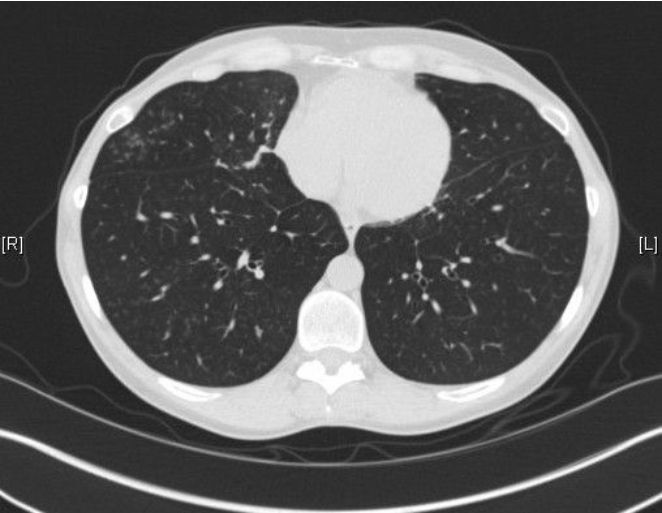
%> input picture Discussion/Lecture_18_edge_linking/ct-lung-scan.jpg, 662 x 513 px
$ octave edge_linking.m   (GNU Octave 9; MATLAB toolbox functions it lacks are replaced by stand-ins)
%> lines starting %> are read from the running program, lines starting %| are printed output that depends on the picture; in (x1, y1, x2, y2) boxes, pixels count from 0 and x2, y2 are one past the last pixel; in counts of white or black regions, pixels touching at a corner belong together; the program's own positions count from 1
I = imread('ct-lung-scan.jpg');
%> I is the input picture: size 513x662x3 uint8; min 0, max 255, mean 94.7
BW = im2bw(I);
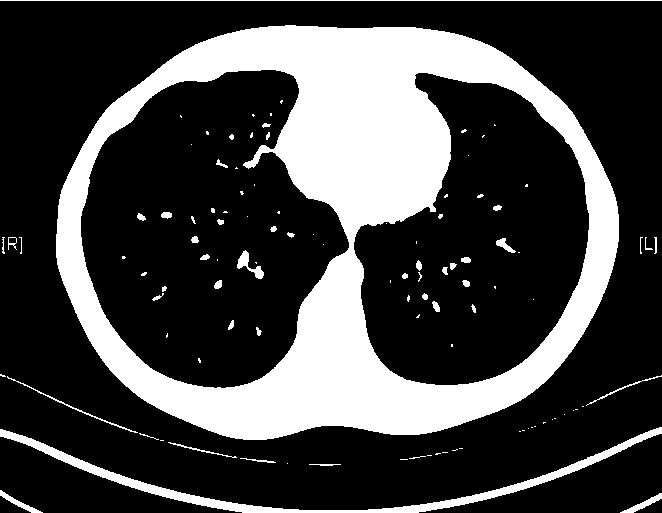
%> BW: size 513x662 logical; 26.4% white; 108 white regions (63 under 20 px), largest, box (x1, y1, x2, y2) and area: (56, 25, 619, 440) 81219, (0, 427, 662, 513) 4852, (0, 0, 662, 1) 662
figure;imshow(BW);
dim = size(BW)
%> dim = [513 662]
col = round(dim(2)/2)-90;
%> col = 241
row = min(find(BW(:,col)));
%> row = 1
boundary = bwtraceboundary(BW,[row, col],'N');
%> boundary = 1323 rows, first 12: [1 241; 1 242; 1 243; 1 244; 1 245; 1 246; 1 247; 1 248; 1 249; 1 250; 1 251; 1 252]
figure;imshow(I);
hold on;
plot(boundary(:,2),boundary(:,1),'g','LineWidth',3);
BW_filled = imfill(BW,'holes');
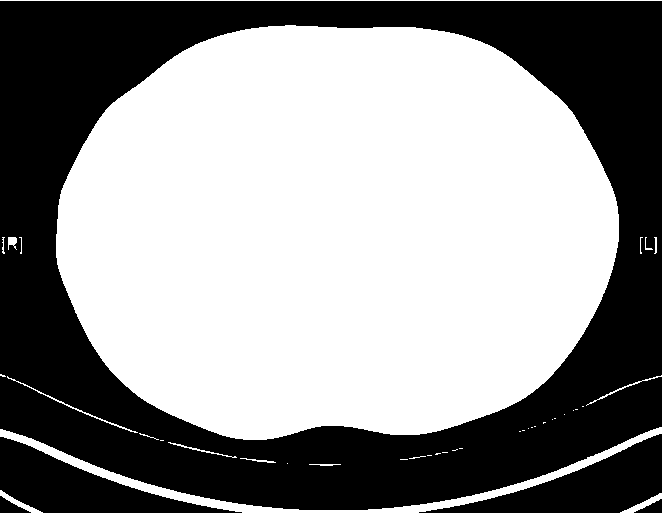
%> BW_filled: size 513x662 logical; 57.6% white; 5 black regions, box (x1, y1, x2, y2) and area: (0, 1, 662, 510) 128512, (419, 434, 662, 513) 7618, (0, 437, 242, 513) 7472, (0, 496, 31, 513) 264, (634, 499, 662, 513) 204
boundaries = bwboundaries(BW_filled);
%> boundaries = 39 boundaries; largest, box (x1, y1, x2, y2) and points: (56, 25, 619, 440) 1433, (0, 427, 662, 513) 1337, (0, 0, 662, 1) 1323, (7, 376, 138, 433) 262, (586, 375, 662, 406) 152
% figure;
for k=1:10
   b = boundaries{k};
   plot(b(:,2),b(:,1),'g','LineWidth',3);
end

BW = imbinarize(rgb2gray(I));
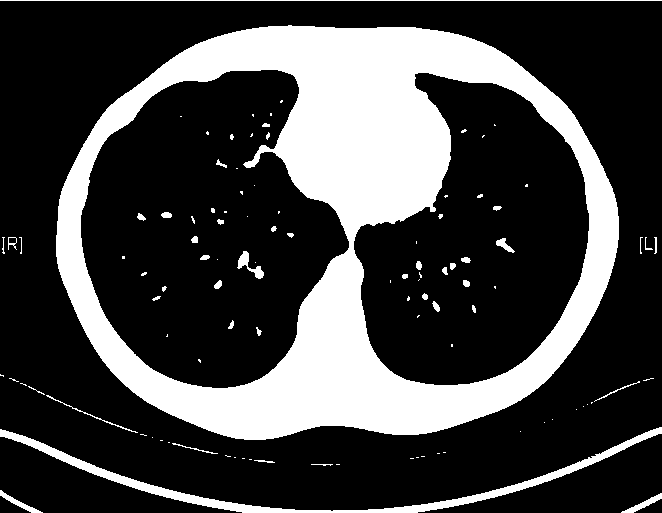
%> BW: size 513x662 logical; 26.1% white; 105 white regions (62 under 20 px), largest, box (x1, y1, x2, y2) and area: (56, 25, 619, 440) 80882, (0, 427, 662, 513) 4706, (0, 0, 662, 1) 662

[B,L] = bwboundaries(BW,'noholes');
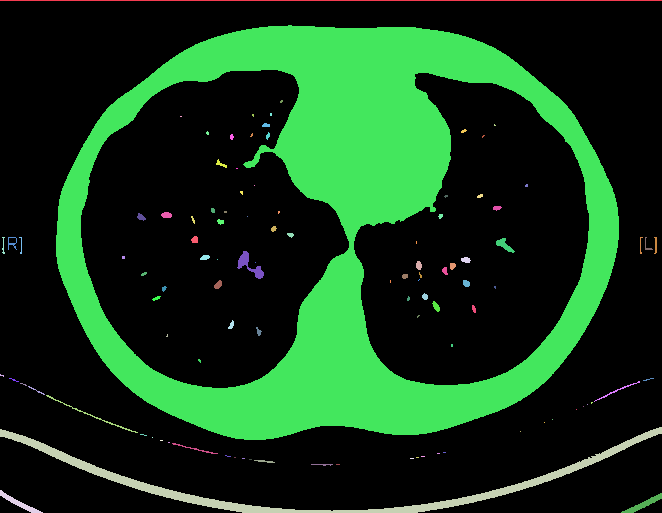
%> L: size 513x662 double; 106 distinct labels, from 0 to 105; one colour per label, 0 black
%> B = 105 boundaries; largest, box (x1, y1, x2, y2) and points: (56, 25, 619, 440) 1434, (0, 427, 662, 513) 1341, (0, 0, 662, 1) 1323, (46, 395, 138, 433) 184, (594, 381, 640, 402) 92
imshow(label2rgb(L, @jet, [.5 .5 .5]))
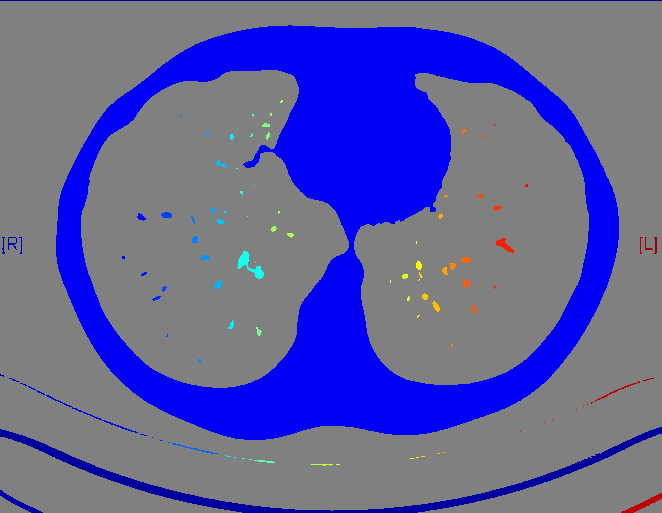
%> displayed picture: size 513x662x3, on the screen's scale of 0 to 255; mean R, G, B 95.3, 95.3, 156.6
hold on
for k = 1:length(B)
   boundary = B{k};
   plot(boundary(:,2), boundary(:,1), 'w', 'LineWidth', 2)
end
%> this loop made 105 passes
%> boundary on passes 18, 19, 22, 23, 25, 35, 40, 41, 44, 45, 46, 48: [438 153; 438 153], [441 161; 441 162; 441 163; 441 162; 441 161], [337 167; 336 168; 335 168; 336 168; 337 168; 337 167], [443 169; 443 170; 443 169], [117 181; 117 182; 117 181], [260 218; 260 218], [458 235; 458 236; 458 235], [169 237; 169 238; 169 237], [459 243; 459 244; 459 245; 459 244; 459 243], [217 248; 217 248], [460 250; 460 251; 460 252; 460 251; 460 250], [115 253; 115 254; 116 254; 117 254; 116 253; 115 253]
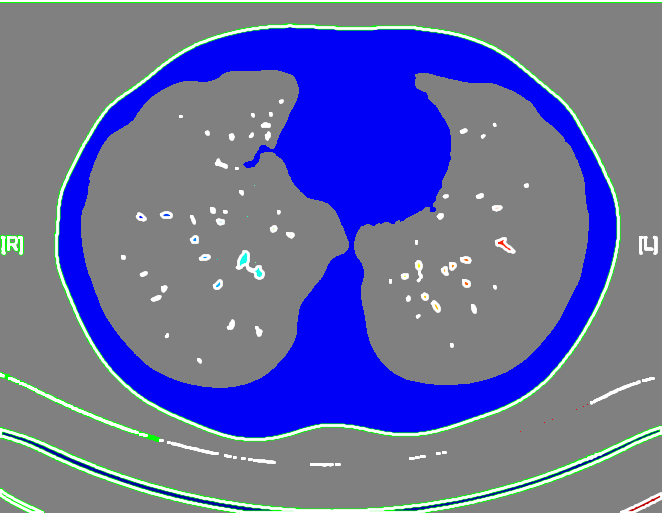
%> figure redrawn from the program's plot data

$ run again, with Discussion/Lecture_18_edge_linking/building.jpg copied over Discussion/Lecture_18_edge_linking/ct-lung-scan.jpg
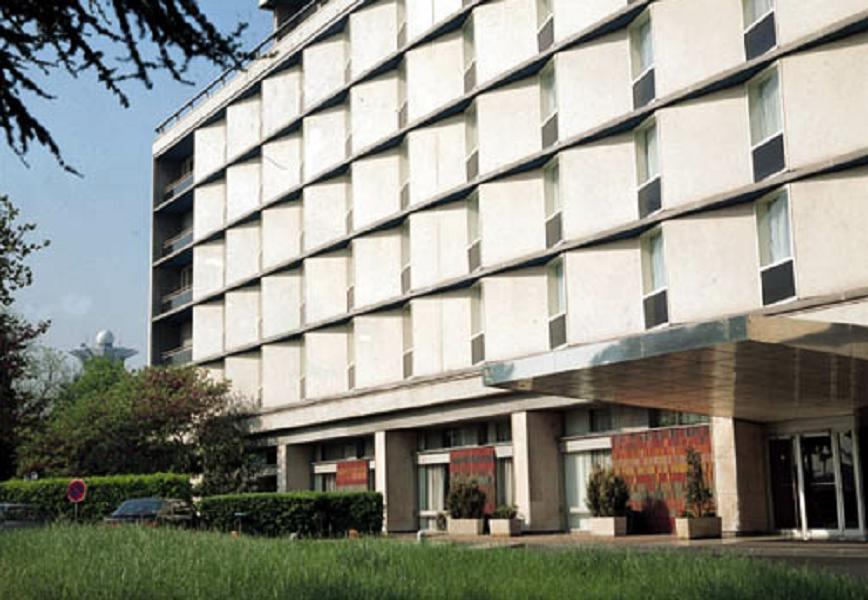
%> input picture Discussion/Lecture_18_edge_linking/building.jpg, 868 x 600 px
%> I is the input picture: size 600x868x3 uint8; mean R, G, B 142.9, 143.6, 133.7
%> `BW = im2bw(I);`:
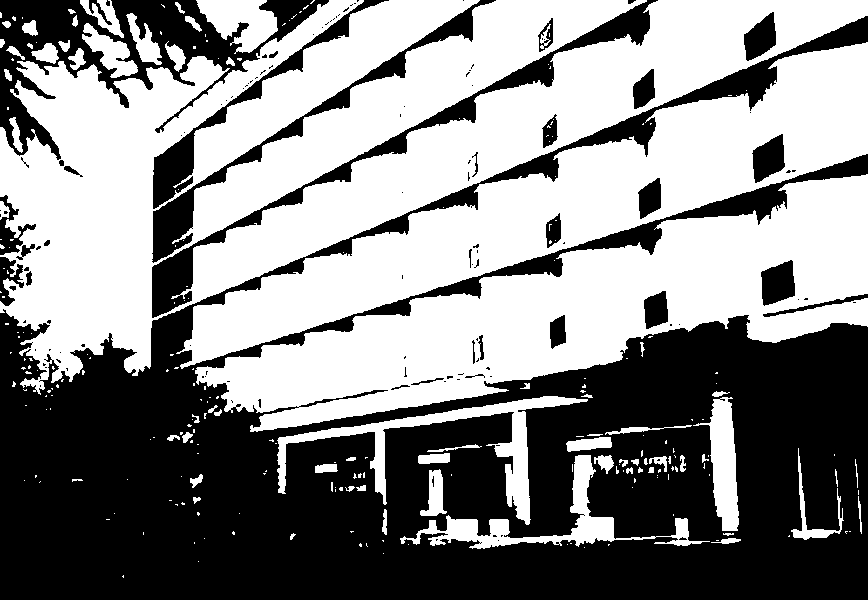
%> BW: size 600x868 logical; 53.4% white; 127 black regions (93 under 20 px), largest, box (x1, y1, x2, y2) and area: (0, 16, 868, 600) 200174, (0, 0, 329, 160) 15528, (152, 0, 658, 318) 8138
%> row = 1
%> BW_filled: size 600x868 logical; 54.9% white; 15 black regions (5 under 20 px), largest, box (x1, y1, x2, y2) and area: (0, 16, 868, 600) 199902, (0, 0, 329, 160) 15528, (152, 0, 658, 318) 8138
%> boundaries = 239 boundaries; largest, box (x1, y1, x2, y2) and points: (0, 0, 868, 395) 6335, (195, 174, 868, 432) 2261, (176, 42, 868, 369) 1877, (277, 396, 588, 525) 1208, (400, 455, 710, 549) 1114
%> the loop `for k=1:10` made 10 passes
%> b on passes 5, 7, 10: [240 1; 240 2; 240 1], [292 1; 293 2; 293 1; 292 1], [269 4; 269 5; 269 4]
%> L: size 600x868 double; 236 distinct labels, from 0 to 235
%> B = 235 boundaries; largest, box (x1, y1, x2, y2) and points: (0, 0, 868, 381) 5477, (195, 175, 868, 432) 2646, (181, 43, 868, 368) 1820, (277, 396, 587, 505) 888, (155, 0, 480, 211) 795
%> the loop `for k = 1:length(B)` made 235 passes
%> boundary on passes 6, 8, 11: [219 1; 219 1], [292 1; 293 1; 292 1], [297 3; 297 4; 298 4; 298 3; 297 3]
%> after the loop `for k = 1:length(B)`:
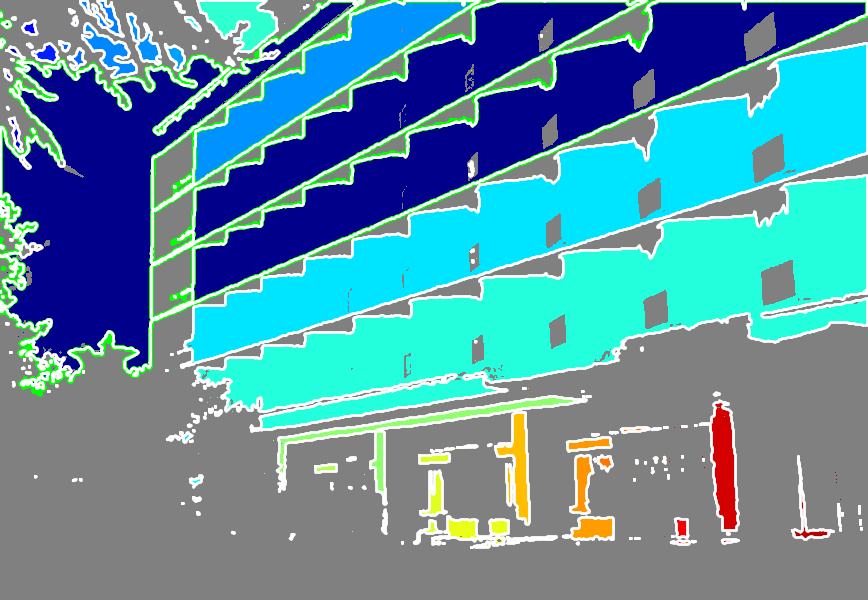
%> figure redrawn from the program's plot data
